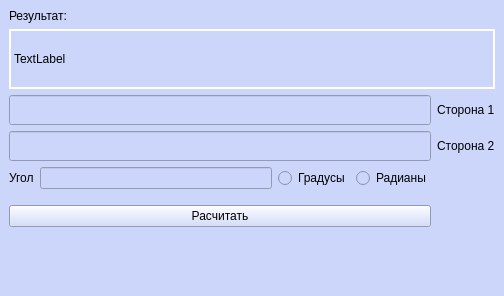
<?xml version="1.0" encoding="UTF-8"?>
<ui version="4.0">
 <class>MainWindow</class>
 <widget class="QMainWindow" name="MainWindow">
  <property name="geometry">
   <rect>
    <x>0</x>
    <y>0</y>
    <width>504</width>
    <height>296</height>
   </rect>
  </property>
  <property name="windowTitle">
   <string>MainWindow</string>
  </property>
  <property name="styleSheet">
   <string notr="true">background-color: rgb(204, 214, 250);
color: rgb(0, 0, 0);</string>
  </property>
  <widget class="QWidget" name="centralwidget">
   <layout class="QVBoxLayout" name="verticalLayout_2">
    <item>
     <layout class="QVBoxLayout" name="verticalLayout">
      <item>
       <widget class="QLabel" name="label_3">
        <property name="maximumSize">
         <size>
          <width>16777215</width>
          <height>30</height>
         </size>
        </property>
        <property name="text">
         <string>Результат:</string>
        </property>
       </widget>
      </item>
      <item>
       <widget class="QLabel" name="answe">
        <property name="minimumSize">
         <size>
          <width>0</width>
          <height>60</height>
         </size>
        </property>
        <property name="maximumSize">
         <size>
          <width>16777215</width>
          <height>60</height>
         </size>
        </property>
        <property name="styleSheet">
         <string notr="true">QLabel{
    border-width: 2px;
    border-style: solid;
    border-color: white;
}</string>
        </property>
        <property name="text">
         <string>TextLabel</string>
        </property>
       </widget>
      </item>
      <item>
       <layout class="QGridLayout" name="gridLayout">
        <item row="3" column="0">
         <widget class="QPushButton" name="pushButton">
          <property name="text">
           <string>Расчитать</string>
          </property>
         </widget>
        </item>
        <item row="4" column="0">
         <spacer name="verticalSpacer">
          <property name="orientation">
           <enum>Qt::Vertical</enum>
          </property>
          <property name="sizeHint" stdset="0">
           <size>
            <width>20</width>
            <height>40</height>
           </size>
          </property>
         </spacer>
        </item>
        <item row="0" column="0">
         <widget class="QLineEdit" name="side1">
          <property name="minimumSize">
           <size>
            <width>0</width>
            <height>30</height>
           </size>
          </property>
          <property name="maximumSize">
           <size>
            <width>16777215</width>
            <height>30</height>
           </size>
          </property>
          <property name="styleSheet">
           <string notr="true"/>
          </property>
         </widget>
        </item>
        <item row="2" column="0">
         <layout class="QHBoxLayout" name="horizontalLayout">
          <property name="bottomMargin">
           <number>10</number>
          </property>
          <item>
           <widget class="QLabel" name="label_5">
            <property name="text">
             <string>Угол</string>
            </property>
           </widget>
          </item>
          <item>
           <widget class="QLineEdit" name="corner"/>
          </item>
          <item>
           <widget class="QRadioButton" name="radioButton_degrees">
            <property name="styleSheet">
             <string notr="true">color: rgb(0, 0, 0);</string>
            </property>
            <property name="text">
             <string>Градусы</string>
            </property>
           </widget>
          </item>
          <item>
           <widget class="QRadioButton" name="radioButton_radians">
            <property name="text">
             <string>Радианы</string>
            </property>
           </widget>
          </item>
         </layout>
        </item>
        <item row="1" column="0">
         <widget class="QLineEdit" name="side2">
          <property name="minimumSize">
           <size>
            <width>0</width>
            <height>30</height>
           </size>
          </property>
          <property name="maximumSize">
           <size>
            <width>16777215</width>
            <height>30</height>
           </size>
          </property>
         </widget>
        </item>
        <item row="1" column="1">
         <widget class="QLabel" name="label_2">
          <property name="text">
           <string>Сторона 2</string>
          </property>
         </widget>
        </item>
        <item row="0" column="1">
         <widget class="QLabel" name="label">
          <property name="text">
           <string>Сторона 1</string>
          </property>
         </widget>
        </item>
       </layout>
      </item>
     </layout>
    </item>
   </layout>
  </widget>
  <widget class="QMenuBar" name="menubar">
   <property name="geometry">
    <rect>
     <x>0</x>
     <y>0</y>
     <width>504</width>
     <height>21</height>
    </rect>
   </property>
  </widget>
  <widget class="QStatusBar" name="statusbar"/>
 </widget>
 <resources/>
 <connections/>
</ui>
